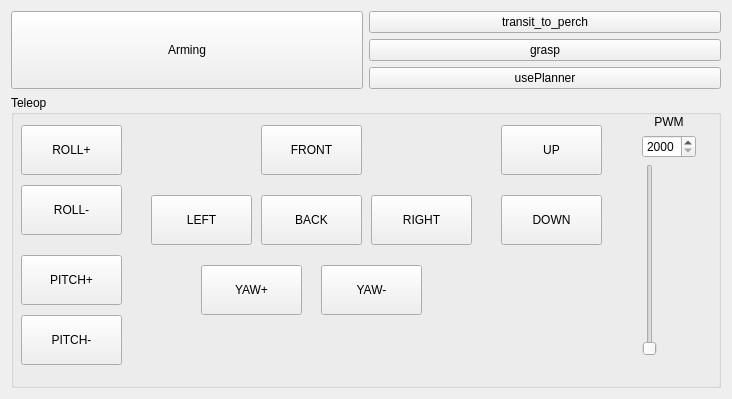
<?xml version="1.0" encoding="UTF-8"?>
<ui version="4.0">
 <class>GcsPluginWidget</class>
 <widget class="QWidget" name="GcsPluginWidget">
  <property name="geometry">
   <rect>
    <x>0</x>
    <y>0</y>
    <width>732</width>
    <height>399</height>
   </rect>
  </property>
  <property name="windowTitle">
   <string>px4_gcs_rqt</string>
  </property>
  <layout class="QGridLayout" name="gridLayout_2">
   <item row="4" column="1">
    <widget class="QPushButton" name="btnUsePlanner">
     <property name="text">
      <string>usePlanner</string>
     </property>
    </widget>
   </item>
   <item row="3" column="1">
    <widget class="QPushButton" name="btnGrasp">
     <property name="text">
      <string>grasp</string>
     </property>
    </widget>
   </item>
   <item row="6" column="0" colspan="2">
    <widget class="QGroupBox" name="groupBox">
     <property name="title">
      <string>Teleop</string>
     </property>
     <widget class="QPushButton" name="btnBack">
      <property name="geometry">
       <rect>
        <x>250</x>
        <y>100</y>
        <width>101</width>
        <height>50</height>
       </rect>
      </property>
      <property name="text">
       <string>BACK</string>
      </property>
     </widget>
     <widget class="QPushButton" name="btnLeft">
      <property name="geometry">
       <rect>
        <x>140</x>
        <y>100</y>
        <width>101</width>
        <height>50</height>
       </rect>
      </property>
      <property name="text">
       <string>LEFT</string>
      </property>
     </widget>
     <widget class="QPushButton" name="btnRight">
      <property name="geometry">
       <rect>
        <x>360</x>
        <y>100</y>
        <width>101</width>
        <height>50</height>
       </rect>
      </property>
      <property name="text">
       <string>RIGHT</string>
      </property>
     </widget>
     <widget class="QPushButton" name="btnFront">
      <property name="geometry">
       <rect>
        <x>250</x>
        <y>30</y>
        <width>101</width>
        <height>50</height>
       </rect>
      </property>
      <property name="text">
       <string>FRONT</string>
      </property>
     </widget>
     <widget class="QPushButton" name="btnYaw_plus">
      <property name="geometry">
       <rect>
        <x>190</x>
        <y>170</y>
        <width>101</width>
        <height>50</height>
       </rect>
      </property>
      <property name="text">
       <string>YAW+</string>
      </property>
     </widget>
     <widget class="QPushButton" name="btnYaw_minus">
      <property name="geometry">
       <rect>
        <x>310</x>
        <y>170</y>
        <width>101</width>
        <height>50</height>
       </rect>
      </property>
      <property name="text">
       <string>YAW-</string>
      </property>
     </widget>
     <widget class="QPushButton" name="btnUp">
      <property name="geometry">
       <rect>
        <x>490</x>
        <y>30</y>
        <width>101</width>
        <height>50</height>
       </rect>
      </property>
      <property name="text">
       <string>UP</string>
      </property>
     </widget>
     <widget class="QPushButton" name="btnDown">
      <property name="geometry">
       <rect>
        <x>490</x>
        <y>100</y>
        <width>101</width>
        <height>50</height>
       </rect>
      </property>
      <property name="text">
       <string>DOWN</string>
      </property>
     </widget>
     <widget class="QPushButton" name="btnPitch_plus">
      <property name="geometry">
       <rect>
        <x>10</x>
        <y>160</y>
        <width>101</width>
        <height>50</height>
       </rect>
      </property>
      <property name="text">
       <string>PITCH+</string>
      </property>
     </widget>
     <widget class="QPushButton" name="btnPitch_minus">
      <property name="geometry">
       <rect>
        <x>10</x>
        <y>220</y>
        <width>101</width>
        <height>50</height>
       </rect>
      </property>
      <property name="text">
       <string>PITCH-</string>
      </property>
     </widget>
     <widget class="QWidget" name="layoutWidget">
      <property name="geometry">
       <rect>
        <x>610</x>
        <y>20</y>
        <width>97</width>
        <height>241</height>
       </rect>
      </property>
      <layout class="QGridLayout" name="gridLayout">
       <item row="0" column="0">
        <widget class="QLabel" name="label">
         <property name="text">
          <string>PWM</string>
         </property>
         <property name="alignment">
          <set>Qt::AlignCenter</set>
         </property>
        </widget>
       </item>
       <item row="1" column="0">
        <widget class="QSpinBox" name="spinBox">
         <property name="minimum">
          <number>2000</number>
         </property>
         <property name="maximum">
          <number>4000</number>
         </property>
        </widget>
       </item>
       <item row="2" column="0">
        <widget class="QSlider" name="verticalSlider">
         <property name="minimum">
          <number>2000</number>
         </property>
         <property name="maximum">
          <number>4000</number>
         </property>
         <property name="orientation">
          <enum>Qt::Vertical</enum>
         </property>
        </widget>
       </item>
      </layout>
     </widget>
     <widget class="QPushButton" name="btnRoll_plus">
      <property name="geometry">
       <rect>
        <x>10</x>
        <y>30</y>
        <width>101</width>
        <height>50</height>
       </rect>
      </property>
      <property name="text">
       <string>ROLL+</string>
      </property>
     </widget>
     <widget class="QPushButton" name="btnRoll_minus">
      <property name="geometry">
       <rect>
        <x>10</x>
        <y>90</y>
        <width>101</width>
        <height>50</height>
       </rect>
      </property>
      <property name="text">
       <string>ROLL-</string>
      </property>
     </widget>
    </widget>
   </item>
   <item row="2" column="1">
    <widget class="QPushButton" name="btnTransitToPerch">
     <property name="text">
      <string>transit_to_perch</string>
     </property>
    </widget>
   </item>
   <item row="2" column="0" rowspan="3">
    <widget class="QPushButton" name="btnArming">
     <property name="enabled">
      <bool>true</bool>
     </property>
     <property name="sizePolicy">
      <sizepolicy hsizetype="Minimum" vsizetype="Ignored">
       <horstretch>0</horstretch>
       <verstretch>0</verstretch>
      </sizepolicy>
     </property>
     <property name="text">
      <string>Arming</string>
     </property>
     <property name="iconSize">
      <size>
       <width>16</width>
       <height>32</height>
      </size>
     </property>
    </widget>
   </item>
  </layout>
 </widget>
 <resources/>
 <connections>
  <connection>
   <sender>spinBox</sender>
   <signal>valueChanged(int)</signal>
   <receiver>verticalSlider</receiver>
   <slot>setValue(int)</slot>
   <hints>
    <hint type="sourcelabel">
     <x>659</x>
     <y>130</y>
    </hint>
    <hint type="destinationlabel">
     <x>651</x>
     <y>193</y>
    </hint>
   </hints>
  </connection>
  <connection>
   <sender>verticalSlider</sender>
   <signal>valueChanged(int)</signal>
   <receiver>spinBox</receiver>
   <slot>setValue(int)</slot>
   <hints>
    <hint type="sourcelabel">
     <x>656</x>
     <y>289</y>
    </hint>
    <hint type="destinationlabel">
     <x>676</x>
     <y>126</y>
    </hint>
   </hints>
  </connection>
 </connections>
</ui>
